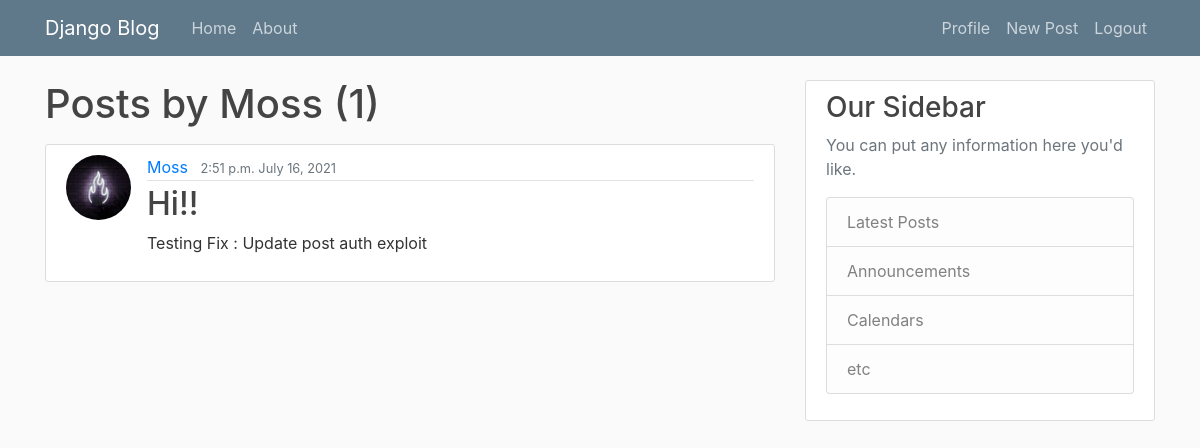
The app's page /user/Moss (signed in) with its own data.
### blog/models.py (models this page shows, shortened)
class Post(models.Model):
    title = models.CharField(max_length=100)
    content = models.TextField()
    date_posted = models.DateTimeField(default=timezone.now)
    author = models.ForeignKey(User, on_delete=models.CASCADE)
    last_modified = models.DateTimeField(auto_now=True)

### users/models.py (models this page shows, shortened)
class Profile(models.Model):
    user = models.OneToOneField(User, on_delete=models.CASCADE)
    image = models.ImageField(default='default.jpg', upload_to='profile_pics')

### blog/views.py (the view)
# urls.py: path('user/<str:username>', UserPostListView.as_view(), name='user-posts'),
class UserPostListView(ListView):
    model = Post
    template_name = 'blog/user_posts.html'
    context_object_name = 'posts'
    paginate_by = 5
    def get_queryset(self):
        user = get_object_or_404(User, username=self.kwargs.get('username'))
        return Post.objects.filter(author=user).order_by('-date_posted')

### blog/templates/blog/user_posts.html (shortened to what this page needs)
{%extends "blog/base.html"%}
{%block content%}
    <h1 class="mb-3">Posts by {{ view.kwargs.username }} ({{ page_obj.paginator.count }}) </h1>
    {% for post in posts %}
        <article class="media content-section">
            <img class ="rounded-circle article-img" src="{{ post.author.profile.image.url}}">
            <div class="media-body">
                <div class="article-metadata">
                <a class="mr-2" href="{%url 'user-posts' post.author.username%}">{{ post.author }}</a>
                <small class="text-muted">{{ post.date_posted|date:"P F d, Y" }}</small>
                </div>
                <h2><a class="article-title" href="{%url 'post-detail' post.id%}">{{ post.title }}</a></h2>
                <p class="article-content">{{ post.content }}</p>
            </div>
        </article>
    {% endfor %}
{%endblock content%}

### blog/static/blog/main.css (style rules this page uses)
body { background: #fafafa; color: #333333; margin-top: 5rem; }
h1, h2, h3, h4, h5, h6 { color: #444444; }
.content-section { background: #ffffff; padding: 10px 20px; border: 1px solid #dddddd; border-radius: 3px; margin-bottom: 20px; }
.article-title { color: #444444; }
.article-content { white-space: pre-line; }
.article-img { height: 65px; width: 65px; margin-right: 16px; }
.article-metadata { padding-bottom: 1px; margin-bottom: 4px; border-bottom: 1px solid #e3e3e3 }

### records on screen
Post: author.profile.image (picture), author "Moss", date_posted "2:51 p.m. July 16, 2021", title "Hi!!", content "Testing Fix : Update post auth exploit"

### other values on screen
{{ view.kwargs.username }} "Moss"
{{ page_obj.paginator.count }} "1"
